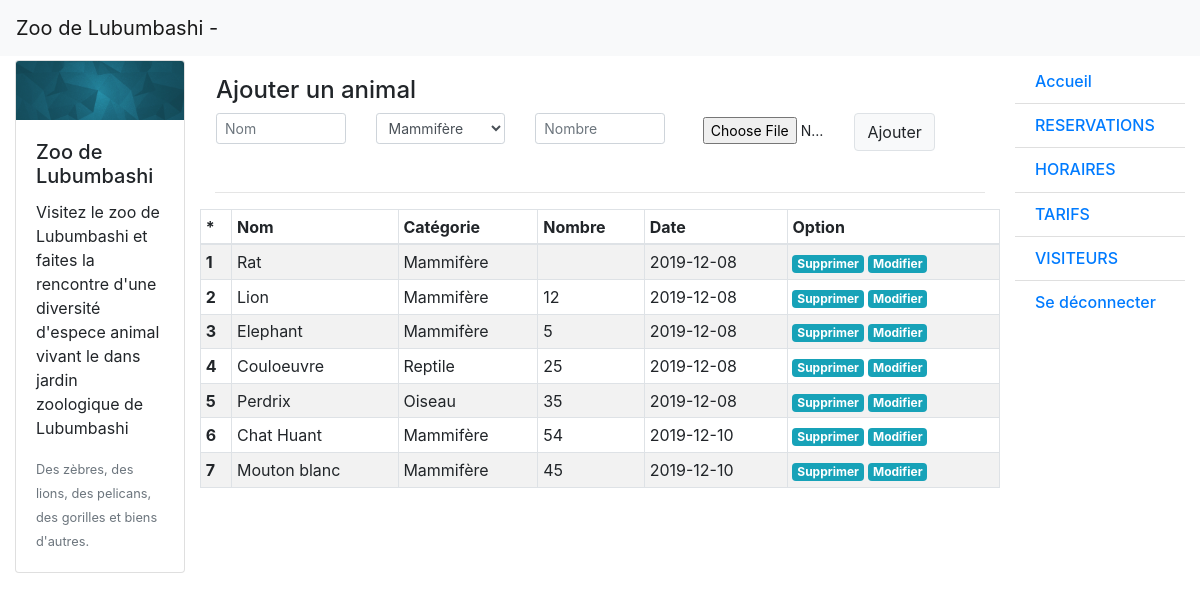
The app's page /traitement/vues/vues_admin/gerer-animaux.php with its own data.
### tables this page shows
CREATE TABLE `animaux` (
  `id` int(11) NOT NULL,
  `nom` varchar(100) NOT NULL,
  `categorie` varchar(100) NOT NULL,
  `nombre` int(11) DEFAULT NULL,
  `photo` varchar(255) DEFAULT NULL,
  `date_enregistrement` date NOT NULL
);

### traitement/models/BDD.php (called while the page is built, shortened)
<?php
    function bdd() {
        try {
            $serveur = "mysql:host=localhost;dbname=zoo";
            $utilisateur = "root";
            $mot_de_passe = "";
            $connexion = new PDO($serveur, $utilisateur, $mot_de_passe);
            return $connexion;
        } catch (Exception $e) {
            die ('Erreur : ' . $e -> getMessage());
            return NULL;
        }
    }
    function contenu( $table ) {
        if(empty($table) == FALSE) {
            $requete =  'SELECT * FROM ' . $table ;
            $resultat = bdd() -> query($requete);
            if($resultat) {   return $resultat;   } else {    return NULL;   }
        }
    }

### traitement/vues/vues_admin/gerer-animaux.php (the view, shortened to what this page needs)
<!DOCTYPE html>
<html lang="en">
<head>
    <link rel="stylesheet" href="../../../css/bootstrap.min.css">
</head>
<body>
<div class="container-fluid">
  <header class="row">
    <div class="col-lg-12">
    <nav class="navbar navbar-expand-lg navbar-light bg-light fixed-top">
    <a class="navbar-brand" href="#">Zoo de Lubumbashi -
    </a>
    </nav>
    </div>
  </header>
  <div class="row">
    <div class="col-lg-2">
      <div class="row">
        <aside class="col-lg-12">
        <div class="card-deck">
        <div class="card">
            <img src="../../../img/parallax-bg.jpg" class="card-img-top" alt="...">
            <div class="card-body">
                <h5 class="card-title">Zoo de Lubumbashi</h5>
                <p class="card-text">
                Visitez le zoo de Lubumbashi et faites la rencontre d'une diversité d'espece animal
                vivant le dans jardin zoologique de Lubumbashi</p>
                <p class="card-text"><small class="text-muted">Des zèbres, des lions, des pelicans, des gorilles et biens d'autres.</small></p>
            </div>
        </div>
</div>
        </aside>
      </div>
    </div>
    <section class="col-lg-8">
        <div class="row">
          <form action="../../controllers/admin/gerer.php" method="post" class="p-3">
            <h4>Ajouter un animal</h4>
            <div class="row">
              <div class="col">
                <div class="form-group">
                    <input type="text" name="nom"  id="nom" class="form-control form-control-sm" id="exampleNameHelp" aria-describedby="nameHelp" placeholder="Nom">
                </div>
              </div>
              <div class="col">
                <div class="form-group">
                  <select name="categorie" class="form-control form-control-sm">
                    <option>Mammifère</option>
                  </select>
                </div>
              </div>
              <div class="col">
                <input type="number" name="nombre"  id="nombre" class="form-control form-control-sm" id="exampleNameHelp" aria-describedby="nameHelp" placeholder="Nombre">
              </div>
              <div class="col">
                <div class="form-group">
                  <input type="file" name="photo" id="photo" class="form-control-file form-control-sm" id="exampleFormControlFile1">
                </div>
              </div>
              <div class="col">
                <button type="submit" name="form_ajouter_animal" class="btn btn-light border">Ajouter</button>
              </div>
            </div>
          </form>
        </div>
        <hr>
          <div class="row">
            <table class="table table-bordered table-striped table-condensed table-sm table-hover">
              <thead>
                  <tr>
                    <th>*</th>
                    <th>Nom</th>
                    <th>Catégorie</th>
                    <th>Nombre</th>
                    <th>Date</th>
                    <th>Option</th>
                  </tr>
              </thead>
              <tbody>
                <?php
                  require_once '../../models/BDD.php';
                  $animaux = contenu($GLOBALS['table_animaux']);
                  if( empty($animaux) ) {
                      echo '<tr><td>Empty</td></tr>';
                  }
                  else {
                      while( $resultat = $animaux -> fetch() ) {
                        ?>
                          <tr>
                            <th  scope="row"> <?= $resultat['id']; ?></th>
                            <td><?= $resultat['nom']; ?></td>
                            <td><?= $resultat['categorie']; ?></td>
                            <td><?=  $resultat['nombre'];  ?></td>
                            <td><?= $resultat['date_enregistrement']; ?></td>
                            <td>
                              <a href="<?= $resultat['id'] ?>"><span class="badge badge-info">Supprimer</span></a>
                              <a href="<?= $resultat['id'] ?>"><span class="badge badge-info">Modifier</span></a>
                            </td>
                        </tr>
                        <?php
                      }
                        }
                    ?>
              </tbody>
            </table>
          </div>
    </section>
    <div class="col-lg-2">
        <div class="row">
        <aside class="col-lg-12">
        <ul class="list-group list-group-flush">
          <li class="h6 list-group-item list-group-item-action"><a href="gerer.php">Accueil</a></li>
          <li class="h6 list-group-item list-group-item-action"><a href="gerer-reservations.php">RESERVATIONS</a></li>
          <li class="h6 list-group-item list-group-item-action"><a href="gerer-horaires.php">HORAIRES</a></li>
          <li class="h6 list-group-item list-group-item-action"><a href="gerer-tarifs.php">TARIFS</a></li>
          <li class="h6 list-group-item list-group-item-action"><a href="gerer-visiteurs.php">VISITEURS</a></li>
          <li class="h6 list-group-item list-group-item-action"><a href="#">Se déconnecter</a></li>
        </ul>
        </aside>
        </div>
    </div>
  </div>
  </div>
</body>
</html>

### traitement/vues/vues_admin/gerer-animaux.php (style rules this page uses)
.container-fluid { margin-top : 5%; }
.card-deck { margin-bottom: 2%; }

### records on screen
animaux: id "1", nom "Rat", categorie "Mammifère", date_enregistrement "2019-12-08"
animaux: id "2", nom "Lion", categorie "Mammifère", nombre "12", date_enregistrement "2019-12-08"
animaux: id "3", nom "Elephant", categorie "Mammifère", nombre "5", date_enregistrement "2019-12-08"
animaux: id "4", nom "Couloeuvre", categorie "Reptile", nombre "25", date_enregistrement "2019-12-08"
animaux: id "5", nom "Perdrix", categorie "Oiseau", nombre "35", date_enregistrement "2019-12-08"
animaux: id "6", nom "Chat Huant", categorie "Mammifère", nombre "54", date_enregistrement "2019-12-10"
animaux: id "7", nom "Mouton blanc", categorie "Mammifère", nombre "45", date_enregistrement "2019-12-10"
